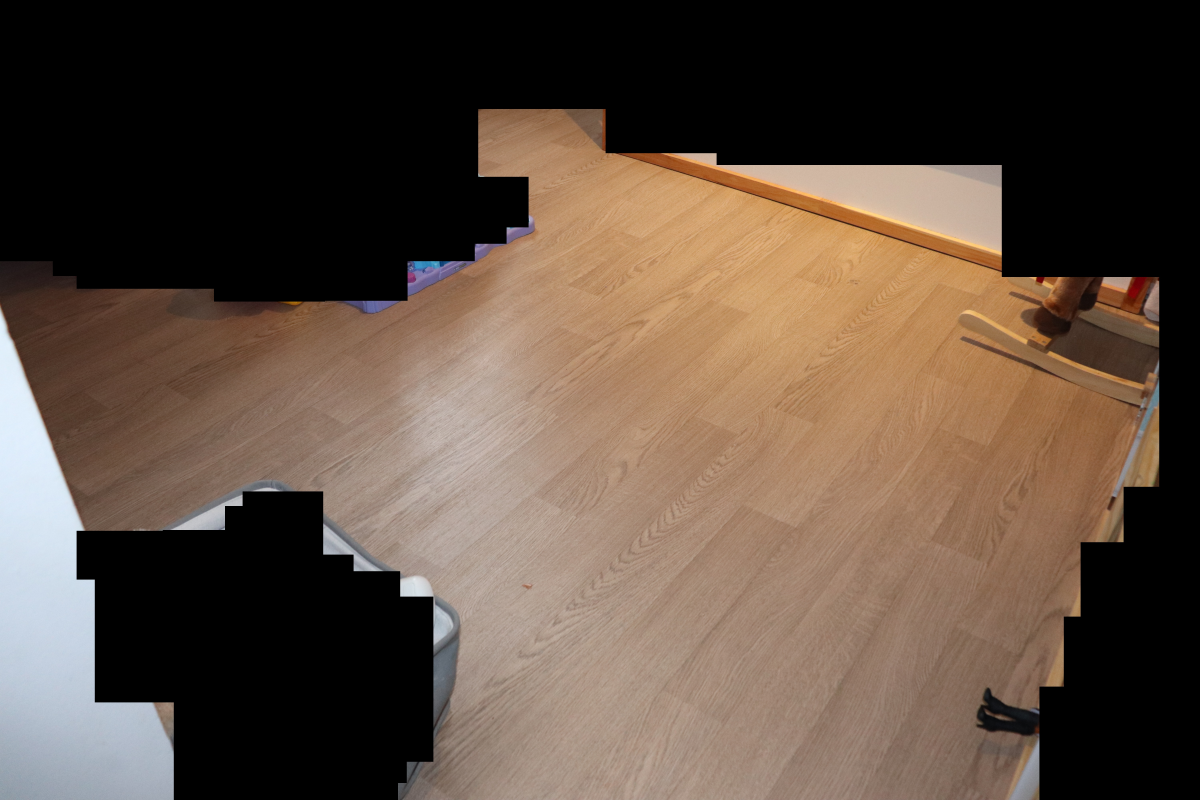
#> input picture images/Chambre/Mask.JPG, 6000 x 4000 px, found by its file name (shown at 1/5 size)
$ python TP1.py
#> lines starting #> are read from the running program, lines starting #| are printed output that depends on the picture; after the words box and inside, x2 and y2 are one past the last pixel; in counts of white or black regions, pixels touching at a corner belong together
from typing import List

import os
import re
import sys

import cv2
import numpy as np

# ------- IMAGE PROCESS -------

def load_reference_image(folder: str) -> np.array:
    """ Loads the reference image mask from a folder and returns the
    associated np.array

    Parameters
    ----------
    folder : str
        The folder the image is taken from
    """
    return cv2.imread(f"{folder}\Reference.jpg")

def load_mask(folder: str) -> np.array:
    """ Loads the mask from a folder and returns the associated np.array

    Parameters
    ----------
    folder : str
        The folder the mask is taken from
    """
#> called with folder = '.\\images\\Chambre'
    image = cv2.imread(f"{folder}\Mask.JPG")
#> image is the input picture: shape (4000, 6000, 3); mean B, G, R 64.4, 76.8, 93.2

    mask = image < 1
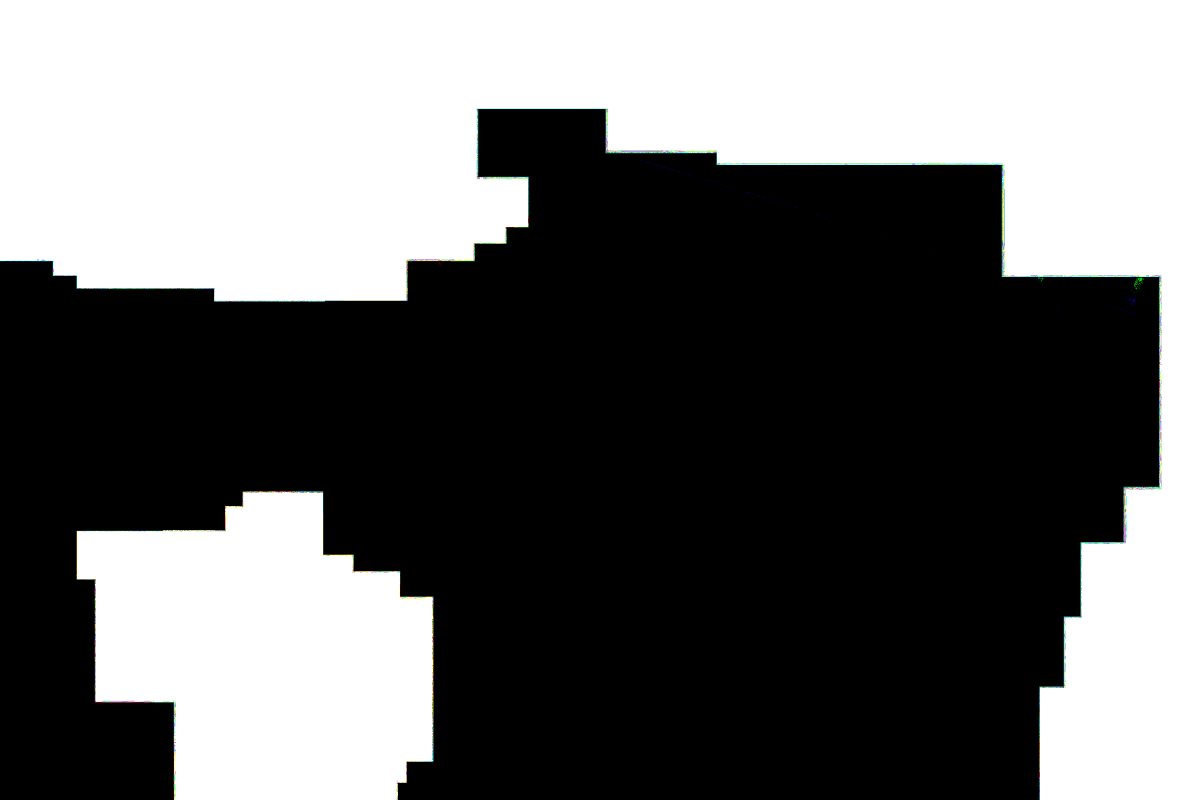
#> mask: shape (4000, 6000, 3) bool (shown at 1/5 size); mean B, G, R 0.419, 0.42, 0.419
    image[mask] = 0
    image[np.bitwise_not(mask)] = 1
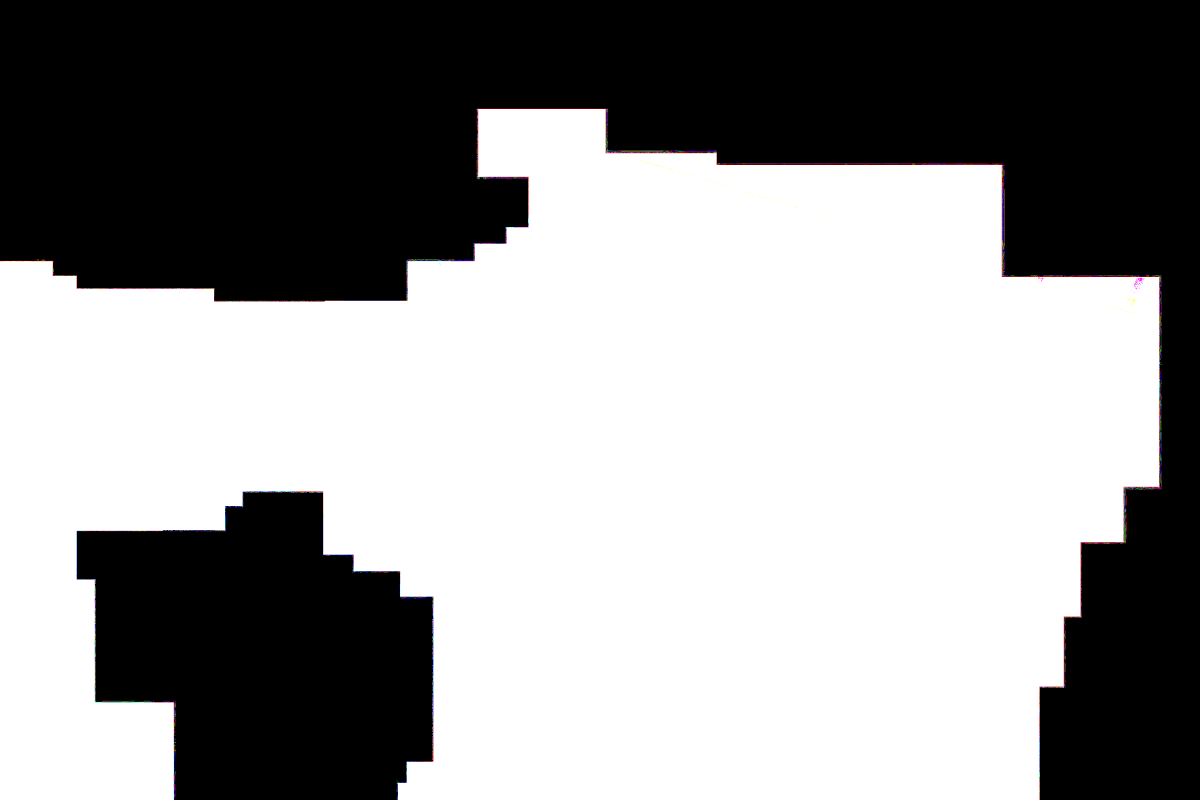
#> image: shape (4000, 6000, 3) (shown at 1/5 size); mean B, G, R 0.581, 0.58, 0.581; drawn with 1 as white

    return image

def load_other_images(folder: str) -> List[np.array]:
    """ Loads all the images in the given folder into a list

    Parameters
    ----------
    folder : str
        The folder the images are taken from
    """
    full_path = folder
    all_files = os.listdir(full_path)
    filtered_files = [file for file in all_files if (file.lower().endswith('.jpg') and not file.lower().endswith('_bb.jpg')) and file != 'Reference.JPG' and file != 'Mask.JPG']

    full_path += '\\'
    images = [(cv2.imread(full_path + file), file) for file in filtered_files]

    return images

# ------- DEFINE TECHNIQUE -------

# [159 lines left out: functions extr_bb, make_bb, not called in this run]


# ------- BATCH PROCESS -------

def run(images_folder = '.\images'):
    folders = [item for item in os.listdir(images_folder) if os.path.isdir(os.path.join(images_folder, item))] # ['Chambre'    , 'Cuisine', 'Salon']

    for folder in folders:
        print(f'Starting folder {folder}')

        # Load images
        f_path = f"{images_folder}\{folder}"
        ref_img = load_reference_image(f_path)
        mask = load_mask(f_path)[:, :, 0]
#> mask: shape (4000, 6000); values 0 (black) and 1 (white), 58.1% white; 299 black regions (290 under 20 px), largest, box (x1, y1, x2, y2) and area: (0, 0, 6000, 4000) 8027900, (385, 2457, 2167, 4000) 2038565, (2258, 1302, 2297, 1305) 98
        other_img = load_other_images(f_path)

        # Calculate floor surface
        floor_surface = np.sum(mask > 0)
#> floor_surface = 13932231

        # Progress bar
        n_img = len(other_img)
        c = 0

        for img, img_name in other_img:
            # Get bounding boxes for image
            img_bb, bbs = make_bb(img, ref_img, mask)

            # Calculate occupied area
            occupied_area = 0
            for bb in bbs:
                occupied_area += (bb[2] - bb[0]) * (bb[3] - bb[1])

            # Add info to image
            cv2.putText(img_bb, f"{len(bbs)} objects | Clutter {(occupied_area / floor_surface * 100):.2f}%",
                        (10, 100), cv2.FONT_HERSHEY_SIMPLEX, 4, (0, 255, 0), 5, cv2.LINE_AA)

            # Save image
            cv2.imwrite(f"{images_folder}\{folder}\{re.sub('.JPG', '_bb.JPG', img_name)}", img_bb)

            # Progress bar
            c += 1
            msg = f"[{'-' * c}{' ' * (n_img - c)}] {c}/{n_img}"
            sys.stdout.write(msg)
            sys.stdout.flush()
            sys.stdout.write("\b" * len(msg))
#> after the loop, c = 0

if __name__ == '__main__':
    # Catch inputs
    if len(sys.argv) > 1:
        run(images_folder=sys.argv[1])
    else:
        run()
